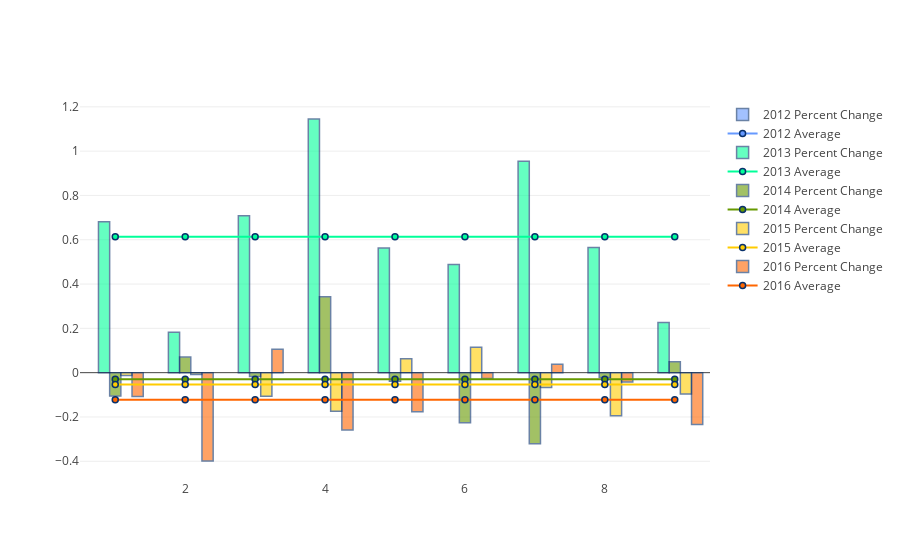

Here is the notebook cell this chart was saved with:
### Code cell
display(HTML('<h2>Percent Change of DFS Placement Rates Across All Counties {}-{}</h2>'.format(BEGIN_YEAR,END_YEAR)))
#print(juvenile_arrests[['Rate']].loc[idx[county,BEGIN_YEAR:END_YEAR], :].pct_change().values.flatten().tolist())

data = generate_pct_change_data_obj(placement_rates_data,BEGIN_YEAR,str(int(END_YEAR)),district=True)
pl.offline.iplot(data, filename='county arrests rates over 5 years')

### Figure 1 — Plotly figure (JSON) as saved in the notebook; plotly's stock layout.template omitted (floating-point values rounded to 4 significant figures)
{"data": [{"marker": {"color": "#6699ff", "line": {"color": "rgb(8,48,107)", "width": 1.5}}, "name": "2012 Percent Change", "opacity": 0.6, "textposition": "auto", "type": "bar", "uid": "6ee7fcdc-b57b-11e8-a0aa-18d6c706c04c", "x": [1, 2, 3, 4, 5, 6, 7, 8, 9], "y": [null, null, null, null, null, null, null, null, null]}, {"marker": {"color": "#6699ff", "line": {"color": "rgb(8,48,107)", "width": 1.5}}, "name": "2012 Average", "type": "scatter", "uid": "6ee7fcdd-b57b-11e8-a0aa-18d6c706c04c", "x": [1, 2, 3, 4, 5, 6, 7, 8, 9], "y": [null, null, null, null, null, null, null, null, null]}, {"marker": {"color": "#00ff99", "line": {"color": "rgb(8,48,107)", "width": 1.5}}, "name": "2013 Percent Change", "opacity": 0.6, "textposition": "auto", "type": "bar", "uid": "6ee7fcde-b57b-11e8-a0aa-18d6c706c04c", "x": [1, 2, 3, 4, 5, 6, 7, 8, 9], "y": [0.6816, 0.1827, 0.7087, 1.145, 0.5632, 0.4886, 0.9549, 0.5652, 0.2269]}, {"marker": {"color": "#00ff99", "line": {"color": "rgb(8,48,107)", "width": 1.5}}, "name": "2013 Average", "type": "scatter", "uid": "6ee7fcdf-b57b-11e8-a0aa-18d6c706c04c", "x": [1, 2, 3, 4, 5, 6, 7, 8, 9], "y": [0.613, 0.613, 0.613, 0.613, 0.613, 0.613, 0.613, 0.613, 0.613]}, {"marker": {"color": "#669900", "line": {"color": "rgb(8,48,107)", "width": 1.5}}, "name": "2014 Percent Change", "opacity": 0.6, "textposition": "auto", "type": "bar", "uid": "6ee7fce0-b57b-11e8-a0aa-18d6c706c04c", "x": [1, 2, 3, 4, 5, 6, 7, 8, 9], "y": [-0.1059, 0.07077, -0.01693, 0.3426, -0.03843, -0.2257, -0.3215, -0.02176, 0.04909]}, {"marker": {"color": "#669900", "line": {"color": "rgb(8,48,107)", "width": 1.5}}, "name": "2014 Average", "type": "scatter", "uid": "6ee7fce1-b57b-11e8-a0aa-18d6c706c04c", "x": [1, 2, 3, 4, 5, 6, 7, 8, 9], "y": [-0.02974, -0.02974, -0.02974, -0.02974, -0.02974, -0.02974, -0.02974, -0.02974, -0.02974]}, {"marker": {"color": "#ffcc00", "line": {"color": "rgb(8,48,107)", "width": 1.5}}, "name": "2015 Percent Change", "opacity": 0.6, "textposition": "auto", "type": "bar", "uid": "6ee7fce2-b57b-11e8-a0aa-18d6c706c04c", "x": [1, 2, 3, 4, 5, 6, 7, 8, 9], "y": [-0.01335, -0.008825, -0.1064, -0.1737, 0.06268, 0.1146, -0.06699, -0.1942, -0.09651]}, {"marker": {"color": "#ffcc00", "line": {"color": "rgb(8,48,107)", "width": 1.5}}, "name": "2015 Average", "type": "scatter", "uid": "6ee7fce3-b57b-11e8-a0aa-18d6c706c04c", "x": [1, 2, 3, 4, 5, 6, 7, 8, 9], "y": [-0.05363, -0.05363, -0.05363, -0.05363, -0.05363, -0.05363, -0.05363, -0.05363, -0.05363]}, {"marker": {"color": "#ff6600", "line": {"color": "rgb(8,48,107)", "width": 1.5}}, "name": "2016 Percent Change", "opacity": 0.6, "textposition": "auto", "type": "bar", "uid": "6ee7fce4-b57b-11e8-a0aa-18d6c706c04c", "x": [1, 2, 3, 4, 5, 6, 7, 8, 9], "y": [-0.1079, -0.3988, 0.1061, -0.2589, -0.1768, -0.02598, 0.03743, -0.04246, -0.2339]}, {"marker": {"color": "#ff6600", "line": {"color": "rgb(8,48,107)", "width": 1.5}}, "name": "2016 Average", "type": "scatter", "uid": "6ee7fce5-b57b-11e8-a0aa-18d6c706c04c", "x": [1, 2, 3, 4, 5, 6, 7, 8, 9], "y": [-0.1223, -0.1223, -0.1223, -0.1223, -0.1223, -0.1223, -0.1223, -0.1223, -0.1223]}], "layout": {}}
